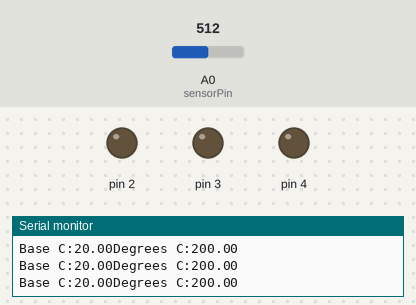
Bench run of a sketch on a simulated Arduino Uno, built with avr-gcc and run on an emulated ATmega328P. Shown: output pins drawn as LEDs (lit = HIGH), the last lines printed to the serial monitor. Inputs (shaded band) come from the test bench; at power-on: A0 (sensorPin) = 512.

Above: at 1.2 s.
1.3 s: A0 (sensorPin) set to 515
At 2.5 s:
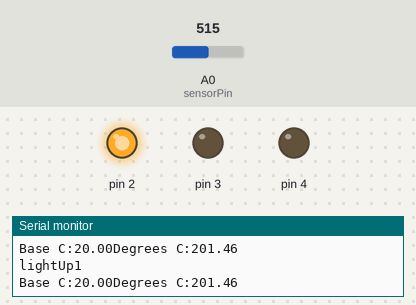
2.8 s: A0 (sensorPin) set to 716
At 3.7 s:
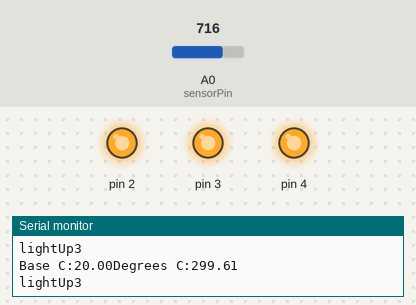
4.3 s: A0 (sensorPin) set to 0
At 4.8 s:
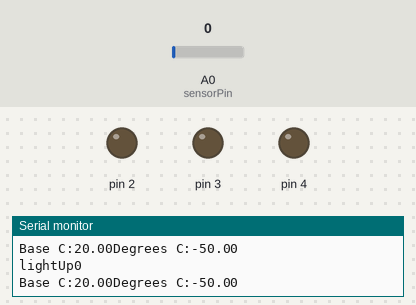
7.3 s: A0 (sensorPin) set to 900
At 8.1 s:
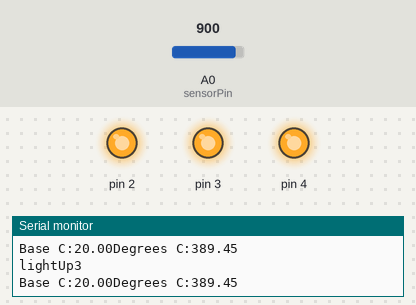
Timing chart, 0 to 9.8 s (numbered marks = the images above; inputs shaded):
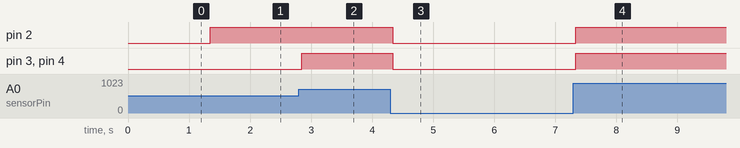

Measured:
- the behaviour switches between 514 and 515 on A0 (sensorPin) (found by bisection; images 0 and 1)
- after the input at 1.3 s, pin 2: LOW → HIGH after 0.05 s
- after the input at 2.8 s, pin 3, pin 4: LOW → HIGH at once
- after the input at 4.3 s, pin 2–4: HIGH → LOW at once
- after the input at 7.3 s, pin 2–4: LOW → HIGH at once

The sketch:

TempratureSensor_LoveMeter.ino
```cpp
const int sensorPin = A0;
int baselineTemp = 25.0;
float oldTemperature = 20;

void setup()
{
  Serial.begin(9600); //open a serial port

  // intialise pin number and direction

  for(int pinNum=2; pinNum < 5; pinNum++ )
  {
    pinMode(pinNum, OUTPUT);
    digitalWrite(pinNum, LOW);
  }
  baselineTemp = readTemperature() - 1;
}

void loop()
{
  float temperature = readTemperature();
  /*if(  oldTemperature !=   temperature)
  {*/
    relight(temperature);
  /*  oldTemperature =   temperature;
  }*/

  delay(18);
  //flash();
}

float readTemperature()
{
  int sensorVal = analogRead(sensorPin);
  //convert ADC reading to voltage
  float voltage = (sensorVal/1024.0) * 5.0;
  //convert voltage to temperature in degrees.
  float temperature = (voltage - .5) * 100;
  Serial.print("Base C:");
  Serial.print(oldTemperature);
  Serial.print("Degrees C:");
  Serial.print(temperature);
  Serial.println();
  return temperature;
}

void flash()
{
  Serial.println("flash");
    delay(20);
    lightUp0();
    delay(20);
    lightUp1();
    delay(20);
    lightUp2();
    delay(20);
    lightUp3();
}

void relight(float temperature)
{
  if(temperature < baselineTemp)
  {
    lightUp0();
  }
  else if ( (temperature >= baselineTemp +2) &&
            (temperature <= baselineTemp +4) )
  {
    lightUp1();
  }
  else if ( (temperature >= baselineTemp +4) &&
            (temperature <= baselineTemp +6) )
  {
    lightUp2();
  }
  else if ( (temperature >= baselineTemp +6) )
  {
    lightUp3();
  }
}

void lightUp0()
{
  Serial.println("lightUp0");
  digitalWrite(2, LOW);
  digitalWrite(3, LOW);
  digitalWrite(4, LOW);
}

void lightUp1()
{
  Serial.println("lightUp1");
  digitalWrite(2, HIGH);
  digitalWrite(3, LOW);
  digitalWrite(4, LOW);
}

void lightUp2()
{
  Serial.println("lightUp2");
  digitalWrite(2, HIGH);
  digitalWrite(3, HIGH);
  digitalWrite(4, LOW);
}

void lightUp3()
{
  Serial.println("lightUp3");
  digitalWrite(2, HIGH);
  digitalWrite(3, HIGH);
  digitalWrite(4, HIGH);
}
```
